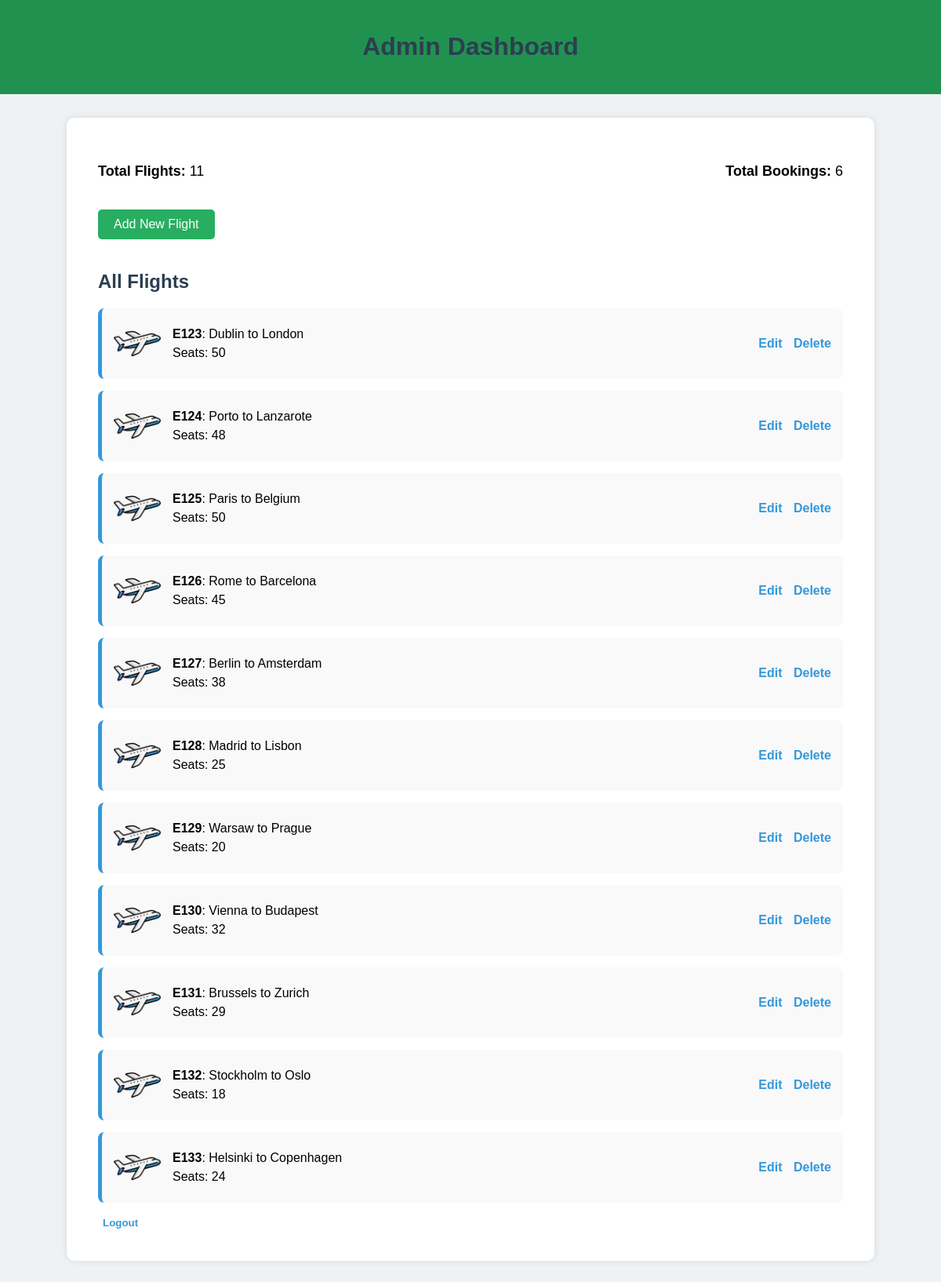
Page /accounts/admin_dashboard/ (signed in) on the earlier database version.
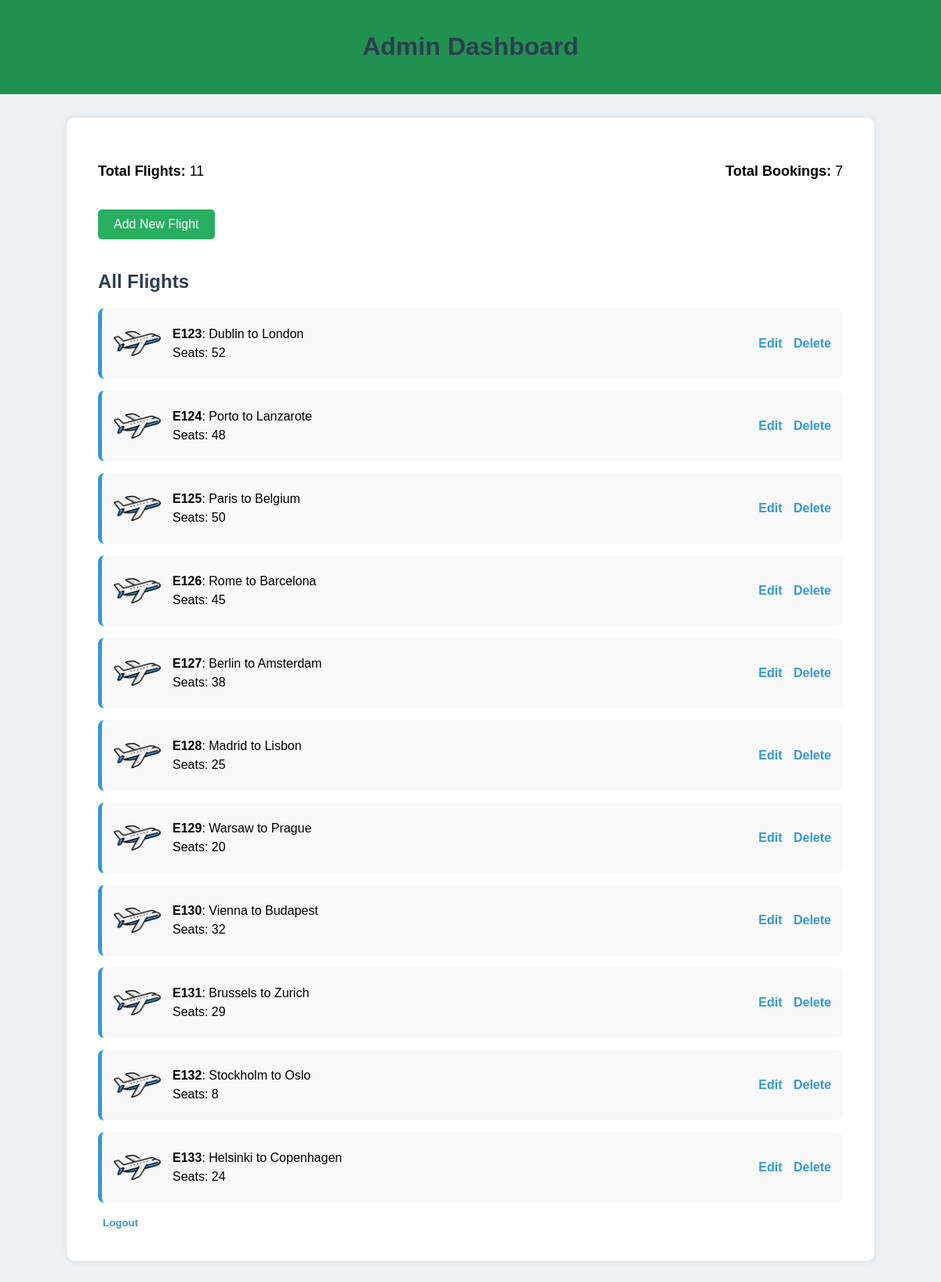
Same page on the later database version.
### accounts/models.py (models this page shows, shortened)
class Flight(models.Model):
    flight_number = models.CharField(max_length=20)
    origin = models.CharField(max_length=100)
    destination = models.CharField(max_length=100)
    departure_time = models.DateTimeField()
    arrival_time = models.DateTimeField()
    available_seats = models.PositiveIntegerField()

### accounts/views.py (the view)
# urls.py: path('admin_dashboard/', admin_dashboard_view, name='admin_dashboard'),
@login_required
@user_passes_test(lambda u: u.role == 'admin')
def admin_dashboard_view(request):
    total_flights = Flight.objects.count()
    total_bookings = Booking.objects.count()
    flights = Flight.objects.all()
    return render(request, 'accounts/admin_dashboard.html', {
        'total_flights': total_flights,
        'total_bookings': total_bookings,
        'flights': flights
    })

### accounts/templates/accounts/admin_dashboard.html (shortened to what this page needs)
{% load static %}
<!DOCTYPE html>
<html lang="en">
<head>
</head>
<body>
    <header>
        <h1>Admin Dashboard</h1>
    </header>
    <div class="dashboard-container">
        <div class="stats">
            <p><strong>Total Flights:</strong> {{ total_flights }}</p>
            <p><strong>Total Bookings:</strong> {{ total_bookings }}</p>
        </div>
        <a href="{% url 'add_flight' %}" class="add-flight-link">Add New Flight</a>
        <h2>All Flights</h2>
        {% if flights %}
            <ul class="flight-list">
                {% for flight in flights %}
                    <li class="flight-card">
                        <div class="flight-info">
                            <img src="{% static 'accounts/images/plane-icon.png' %}" alt="Flight Icon">
                            <div class="flight-details">
                                <strong>{{ flight.flight_number }}</strong>: {{ flight.origin }} to {{ flight.destination }}<br>
                                Seats: {{ flight.available_seats }}
                            </div>
                        </div>
                        <div class="flight-actions">
                            <a href="{% url 'edit_flight' flight.id %}">Edit</a>
                            <a href="{% url 'delete_flight' flight.id %}">Delete</a>
                        </div>
                    </li>
                {% endfor %}
            </ul>
        {% else %}
            <p>No flights available.</p>
        {% endif %}
            <form method="POST" action="{% url 'logout' %}" style="display:inline;">
                <button type="submit" style="background:none; border:none; color:#3498db; font-weight:bold; cursor:pointer;">Logout</button>
            </form>
        </div>
</body>
</html>

Differences in the rows shown:
changed Flight "Dublin": available_seats "50" → "52"
changed Flight "Stockholm": available_seats "18" → "8"
Other differences:
{{ total_bookings }}: "6" → "7"
